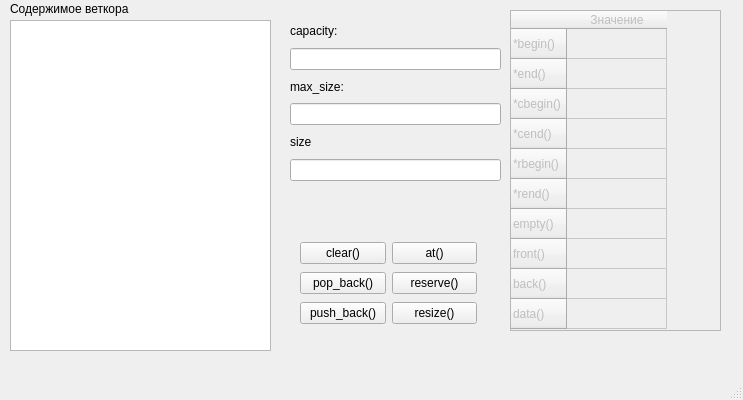
<?xml version="1.0" encoding="UTF-8"?>
<ui version="4.0">
 <class>MainWindow</class>
 <widget class="QMainWindow" name="MainWindow">
  <property name="geometry">
   <rect>
    <x>0</x>
    <y>0</y>
    <width>743</width>
    <height>400</height>
   </rect>
  </property>
  <property name="windowTitle">
   <string>MainWindow</string>
  </property>
  <widget class="QWidget" name="centralwidget">
   <widget class="QListWidget" name="listWidget">
    <property name="geometry">
     <rect>
      <x>10</x>
      <y>20</y>
      <width>261</width>
      <height>331</height>
     </rect>
    </property>
   </widget>
   <widget class="QTableWidget" name="tableIter">
    <property name="enabled">
     <bool>false</bool>
    </property>
    <property name="geometry">
     <rect>
      <x>510</x>
      <y>10</y>
      <width>211</width>
      <height>321</height>
     </rect>
    </property>
    <row>
     <property name="text">
      <string>*begin()</string>
     </property>
    </row>
    <row>
     <property name="text">
      <string>*end()</string>
     </property>
    </row>
    <row>
     <property name="text">
      <string>*cbegin()</string>
     </property>
    </row>
    <row>
     <property name="text">
      <string>*cend()</string>
     </property>
    </row>
    <row>
     <property name="text">
      <string>*rbegin()</string>
     </property>
    </row>
    <row>
     <property name="text">
      <string>*rend()</string>
     </property>
    </row>
    <row>
     <property name="text">
      <string>empty()</string>
     </property>
    </row>
    <row>
     <property name="text">
      <string>front()</string>
     </property>
    </row>
    <row>
     <property name="text">
      <string>back()</string>
     </property>
    </row>
    <row>
     <property name="text">
      <string>data()</string>
     </property>
    </row>
    <column>
     <property name="text">
      <string>Значение</string>
     </property>
    </column>
   </widget>
   <widget class="QLabel" name="label_4">
    <property name="geometry">
     <rect>
      <x>10</x>
      <y>0</y>
      <width>161</width>
      <height>17</height>
     </rect>
    </property>
    <property name="text">
     <string>Содержимое веткора</string>
    </property>
   </widget>
   <widget class="QWidget" name="">
    <property name="geometry">
     <rect>
      <x>290</x>
      <y>20</y>
      <width>211</width>
      <height>161</height>
     </rect>
    </property>
    <layout class="QVBoxLayout" name="verticalLayout">
     <item>
      <widget class="QLabel" name="label">
       <property name="text">
        <string>capacity:</string>
       </property>
      </widget>
     </item>
     <item>
      <widget class="QLineEdit" name="lineCapacity">
       <property name="readOnly">
        <bool>true</bool>
       </property>
      </widget>
     </item>
     <item>
      <widget class="QLabel" name="label_2">
       <property name="text">
        <string>max_size:</string>
       </property>
      </widget>
     </item>
     <item>
      <widget class="QLineEdit" name="lineMaxSize">
       <property name="readOnly">
        <bool>true</bool>
       </property>
      </widget>
     </item>
     <item>
      <widget class="QLabel" name="label_3">
       <property name="text">
        <string>size</string>
       </property>
      </widget>
     </item>
     <item>
      <widget class="QLineEdit" name="lineSize">
       <property name="readOnly">
        <bool>true</bool>
       </property>
      </widget>
     </item>
    </layout>
   </widget>
   <widget class="QWidget" name="">
    <property name="geometry">
     <rect>
      <x>300</x>
      <y>240</y>
      <width>177</width>
      <height>89</height>
     </rect>
    </property>
    <layout class="QGridLayout" name="gridLayout">
     <item row="0" column="0">
      <widget class="QPushButton" name="buttonClear">
       <property name="text">
        <string>clear()</string>
       </property>
      </widget>
     </item>
     <item row="0" column="1">
      <widget class="QPushButton" name="buttonAt">
       <property name="text">
        <string>at()</string>
       </property>
      </widget>
     </item>
     <item row="1" column="0">
      <widget class="QPushButton" name="buttonPopBack">
       <property name="text">
        <string>pop_back()</string>
       </property>
      </widget>
     </item>
     <item row="1" column="1">
      <widget class="QPushButton" name="buttonReserve">
       <property name="text">
        <string>reserve()</string>
       </property>
      </widget>
     </item>
     <item row="2" column="0">
      <widget class="QPushButton" name="buttonPushBack">
       <property name="text">
        <string>push_back()</string>
       </property>
      </widget>
     </item>
     <item row="2" column="1">
      <widget class="QPushButton" name="buttonResize">
       <property name="text">
        <string>resize()</string>
       </property>
      </widget>
     </item>
    </layout>
   </widget>
  </widget>
  <widget class="QMenuBar" name="menubar">
   <property name="geometry">
    <rect>
     <x>0</x>
     <y>0</y>
     <width>743</width>
     <height>22</height>
    </rect>
   </property>
  </widget>
  <widget class="QStatusBar" name="statusbar"/>
 </widget>
 <resources/>
 <connections/>
</ui>
